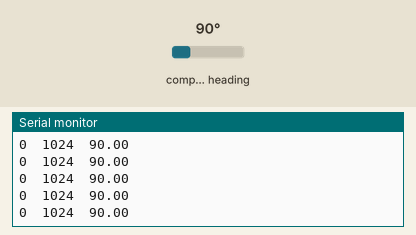
This sketch was run on a simulated Arduino Uno, built with avr-gcc and run on an emulated ATmega328P. Parts: the last lines printed to the serial monitor. Wiring (inferred from the names in the program): AS5600 angle sensor at I2C address 0x36. Inputs (shaded band) come from the test bench; at power-on: compass heading 90°.

Above: at 1.2 s.
1.3 s: compass heading set to 7°
At 1.57 s:
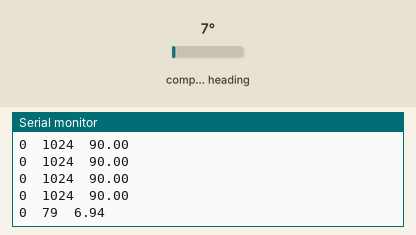
2.8 s: compass heading set to 180°
At 2.98 s:
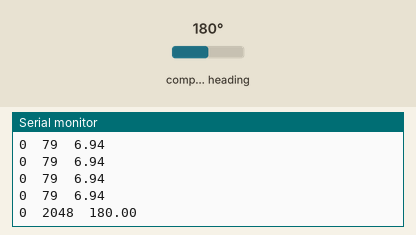
Timing chart, 0 to 5.8 s (numbered marks = the images above; inputs shaded):
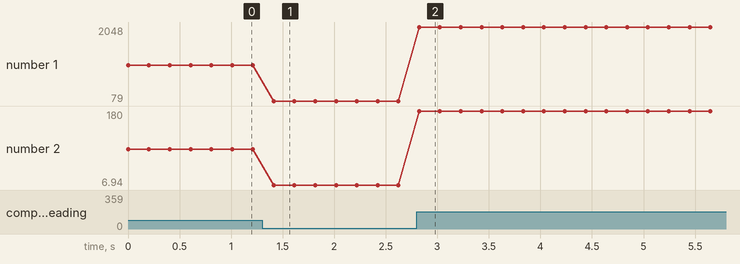

Measured:
- after the input at 1.3 s, the serial monitor: prints a new line after 0.11 s (image 1)
- after the input at 2.8 s, the serial monitor: prints a new line at once (image 2)
- plotted number 1: 1024 → 79 after the input at 1.3 s, 79 → 2048 after the input at 2.8 s
- plotted number 2: 90 → 6.94 after the input at 1.3 s, 6.94 → 180 after the input at 2.8 s

The sketch:

megEas5600.ino
```cpp
#include <Wire.h>
#define AS5600_ADDR 0x36
#define ANGLE_REG  0x0E   // starting register for processed angle
uint16_t prev_angle;
void setup()
{
  Serial.begin(9600);
  Wire.begin();
}
uint16_t readAngle()
{
  // Read ANGLE high byte (0x0E)
  Wire.beginTransmission(AS5600_ADDR);
  Wire.write(0x0E);
  Wire.endTransmission();
  Wire.requestFrom(AS5600_ADDR, 1);
  byte highByte = Wire.read();

  // Read ANGLE low byte (0x0F)
  Wire.beginTransmission(AS5600_ADDR);
  Wire.write(0x0F);
  Wire.endTransmission();
  Wire.requestFrom(AS5600_ADDR, 1);
  byte lowByte = Wire.read();

  // Combine into 12-bit angle
  uint16_t angle = ((highByte << 8) | lowByte) & 0x0FFF;
  return angle;
}

void loop()
{
  uint16_t rawAngle = readAngle();
  float degrees = (rawAngle * 360.0) / 4096.0; // convert to degrees
  Serial.print(prev_angle);
  Serial.print("  ");
  Serial.print(rawAngle);
  Serial.print("  ");
  Serial.println(degrees);
  delay(200);
}
```
